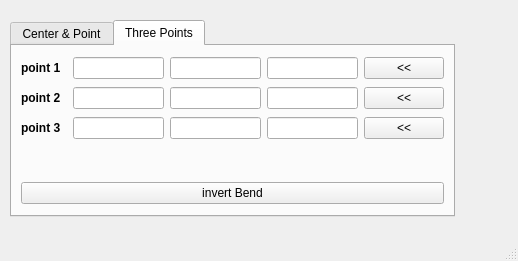
<?xml version="1.0" encoding="UTF-8"?>
<ui version="4.0">
 <class>MainWindow</class>
 <widget class="QMainWindow" name="MainWindow">
  <property name="geometry">
   <rect>
    <x>0</x>
    <y>0</y>
    <width>518</width>
    <height>261</height>
   </rect>
  </property>
  <property name="windowTitle">
   <string>MainWindow</string>
  </property>
  <widget class="QWidget" name="centralwidget">
   <widget class="QTabWidget" name="invertBendTab">
    <property name="geometry">
     <rect>
      <x>10</x>
      <y>20</y>
      <width>445</width>
      <height>197</height>
     </rect>
    </property>
    <property name="tabPosition">
     <enum>QTabWidget::North</enum>
    </property>
    <property name="tabShape">
     <enum>QTabWidget::Rounded</enum>
    </property>
    <property name="currentIndex">
     <number>1</number>
    </property>
    <widget class="QWidget" name="tab">
     <attribute name="title">
      <string>Center &amp;&amp; Point</string>
     </attribute>
     <layout class="QGridLayout" name="gridLayout">
      <item row="0" column="0">
       <widget class="QLabel" name="label">
        <property name="font">
         <font>
          <weight>75</weight>
          <bold>true</bold>
         </font>
        </property>
        <property name="text">
         <string>Center XYZ</string>
        </property>
       </widget>
      </item>
      <item row="1" column="0">
       <widget class="QLineEdit" name="lineEdit"/>
      </item>
      <item row="1" column="1">
       <widget class="QLineEdit" name="lineEdit_2"/>
      </item>
      <item row="1" column="2">
       <widget class="QLineEdit" name="lineEdit_3"/>
      </item>
      <item row="1" column="3">
       <widget class="QPushButton" name="pushButton">
        <property name="sizePolicy">
         <sizepolicy hsizetype="Fixed" vsizetype="Fixed">
          <horstretch>5</horstretch>
          <verstretch>0</verstretch>
         </sizepolicy>
        </property>
        <property name="text">
         <string>&lt;&lt;</string>
        </property>
       </widget>
      </item>
      <item row="2" column="0">
       <widget class="QLabel" name="label_2">
        <property name="font">
         <font>
          <weight>75</weight>
          <bold>true</bold>
         </font>
        </property>
        <property name="text">
         <string>Point XYZ</string>
        </property>
       </widget>
      </item>
      <item row="3" column="0">
       <widget class="QLineEdit" name="lineEdit_5"/>
      </item>
      <item row="3" column="1">
       <widget class="QLineEdit" name="lineEdit_4"/>
      </item>
      <item row="3" column="2">
       <widget class="QLineEdit" name="lineEdit_6"/>
      </item>
      <item row="3" column="3">
       <widget class="QPushButton" name="pushButton_2">
        <property name="sizePolicy">
         <sizepolicy hsizetype="Fixed" vsizetype="Fixed">
          <horstretch>5</horstretch>
          <verstretch>0</verstretch>
         </sizepolicy>
        </property>
        <property name="text">
         <string>&lt;&lt;</string>
        </property>
       </widget>
      </item>
      <item row="4" column="0" colspan="4">
       <spacer name="horizontalSpacer">
        <property name="orientation">
         <enum>Qt::Horizontal</enum>
        </property>
        <property name="sizeHint" stdset="0">
         <size>
          <width>420</width>
          <height>24</height>
         </size>
        </property>
       </spacer>
      </item>
      <item row="5" column="0" colspan="4">
       <layout class="QGridLayout" name="gridLayout_4">
        <item row="0" column="0">
         <widget class="QPushButton" name="invertBendCP_btn_3">
          <property name="text">
           <string>invert Bend</string>
          </property>
         </widget>
        </item>
       </layout>
      </item>
     </layout>
    </widget>
    <widget class="QWidget" name="tab_2">
     <attribute name="title">
      <string>Three Points</string>
     </attribute>
     <layout class="QGridLayout" name="gridLayout_6">
      <item row="1" column="2">
       <widget class="QLineEdit" name="lineEdit_11"/>
      </item>
      <item row="1" column="3">
       <widget class="QLineEdit" name="lineEdit_9"/>
      </item>
      <item row="1" column="4">
       <widget class="QLineEdit" name="lineEdit_12"/>
      </item>
      <item row="1" column="5">
       <widget class="QPushButton" name="pushButton_3">
        <property name="sizePolicy">
         <sizepolicy hsizetype="Fixed" vsizetype="Fixed">
          <horstretch>5</horstretch>
          <verstretch>0</verstretch>
         </sizepolicy>
        </property>
        <property name="text">
         <string>&lt;&lt;</string>
        </property>
       </widget>
      </item>
      <item row="3" column="2">
       <widget class="QLineEdit" name="lineEdit_10"/>
      </item>
      <item row="3" column="3">
       <widget class="QLineEdit" name="lineEdit_8"/>
      </item>
      <item row="3" column="4">
       <widget class="QLineEdit" name="lineEdit_7"/>
      </item>
      <item row="3" column="5">
       <widget class="QPushButton" name="pushButton_4">
        <property name="sizePolicy">
         <sizepolicy hsizetype="Fixed" vsizetype="Fixed">
          <horstretch>5</horstretch>
          <verstretch>0</verstretch>
         </sizepolicy>
        </property>
        <property name="text">
         <string>&lt;&lt;</string>
        </property>
       </widget>
      </item>
      <item row="9" column="0" colspan="6">
       <spacer name="horizontalSpacer_2">
        <property name="orientation">
         <enum>Qt::Horizontal</enum>
        </property>
        <property name="sizeHint" stdset="0">
         <size>
          <width>420</width>
          <height>35</height>
         </size>
        </property>
       </spacer>
      </item>
      <item row="10" column="0" colspan="6">
       <layout class="QGridLayout" name="gridLayout_2">
        <item row="0" column="0">
         <widget class="QPushButton" name="invertBendCP_btn_2">
          <property name="text">
           <string>invert Bend</string>
          </property>
         </widget>
        </item>
       </layout>
      </item>
      <item row="1" column="0">
       <widget class="QLabel" name="label_3">
        <property name="font">
         <font>
          <weight>75</weight>
          <bold>true</bold>
         </font>
        </property>
        <property name="text">
         <string>point 1</string>
        </property>
       </widget>
      </item>
      <item row="3" column="0">
       <widget class="QLabel" name="label_4">
        <property name="font">
         <font>
          <weight>75</weight>
          <bold>true</bold>
         </font>
        </property>
        <property name="text">
         <string>point 2</string>
        </property>
       </widget>
      </item>
      <item row="5" column="0">
       <widget class="QLabel" name="label_9">
        <property name="font">
         <font>
          <weight>75</weight>
          <bold>true</bold>
         </font>
        </property>
        <property name="text">
         <string>point 3</string>
        </property>
       </widget>
      </item>
      <item row="5" column="5">
       <widget class="QPushButton" name="pushButton_9">
        <property name="sizePolicy">
         <sizepolicy hsizetype="Fixed" vsizetype="Fixed">
          <horstretch>5</horstretch>
          <verstretch>0</verstretch>
         </sizepolicy>
        </property>
        <property name="text">
         <string>&lt;&lt;</string>
        </property>
       </widget>
      </item>
      <item row="5" column="4">
       <widget class="QLineEdit" name="lineEdit_26"/>
      </item>
      <item row="5" column="3">
       <widget class="QLineEdit" name="lineEdit_27"/>
      </item>
      <item row="5" column="2">
       <widget class="QLineEdit" name="lineEdit_25"/>
      </item>
     </layout>
    </widget>
   </widget>
  </widget>
  <widget class="QStatusBar" name="statusbar"/>
 </widget>
 <resources/>
 <connections/>
</ui>
